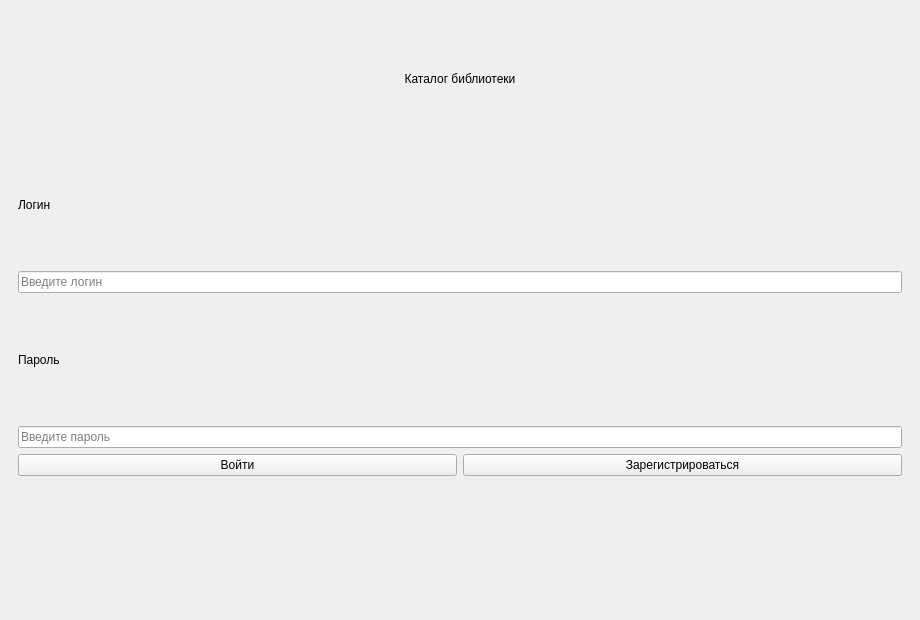
<?xml version="1.0" encoding="UTF-8"?>
<ui version="4.0">
 <class>MainWindow</class>
 <widget class="QMainWindow" name="MainWindow">
  <property name="geometry">
   <rect>
    <x>0</x>
    <y>0</y>
    <width>920</width>
    <height>620</height>
   </rect>
  </property>
  <property name="windowTitle">
   <string>Каталог библиотеки</string>
  </property>
  <widget class="QWidget" name="centralwidget">
   <layout class="QVBoxLayout" name="rootLayout">
    <item>
     <widget class="QStackedWidget" name="pages">
      <widget class="QWidget" name="authPage">
       <layout class="QVBoxLayout" name="authLayout">
        <item>
         <widget class="QLabel" name="headingLabel">
          <property name="text">
           <string>Каталог библиотеки</string>
          </property>
          <property name="alignment">
           <enum>Qt::AlignCenter</enum>
          </property>
         </widget>
        </item>
        <item>
         <widget class="QLabel" name="usernameLabel">
          <property name="text">
           <string>Логин</string>
          </property>
         </widget>
        </item>
        <item>
         <widget class="QLineEdit" name="usernameEdit">
          <property name="placeholderText">
           <string>Введите логин</string>
          </property>
         </widget>
        </item>
        <item>
         <widget class="QLabel" name="passwordLabel">
          <property name="text">
           <string>Пароль</string>
          </property>
         </widget>
        </item>
        <item>
         <widget class="QLineEdit" name="passwordEdit">
          <property name="placeholderText">
           <string>Введите пароль</string>
          </property>
          <property name="echoMode">
           <enum>QLineEdit::Password</enum>
          </property>
         </widget>
        </item>
        <item>
         <layout class="QHBoxLayout" name="authorizationButtons">
          <item>
           <widget class="QPushButton" name="loginButton">
            <property name="text">
             <string>Войти</string>
            </property>
           </widget>
          </item>
          <item>
           <widget class="QPushButton" name="registrationButton">
            <property name="text">
             <string>Зарегистрироваться</string>
            </property>
           </widget>
          </item>
         </layout>
        </item>
        <item>
         <widget class="QLabel" name="authStatus">
          <property name="text">
           <string />
          </property>
         </widget>
        </item>
       </layout>
      </widget>
      <widget class="QWidget" name="catalogPage">
       <layout class="QVBoxLayout" name="catalogLayout">
        <item>
         <layout class="QHBoxLayout" name="searchLayout">
          <item>
           <widget class="QLabel" name="authorSearchLabel">
            <property name="text">
             <string>Автор:</string>
            </property>
           </widget>
          </item>
          <item>
           <widget class="QLineEdit" name="authorSearch">
            <property name="placeholderText">
             <string>Поиск по автору</string>
            </property>
           </widget>
          </item>
          <item>
           <widget class="QLabel" name="titleSearchLabel">
            <property name="text">
             <string>Название:</string>
            </property>
           </widget>
          </item>
          <item>
           <widget class="QLineEdit" name="titleSearch">
            <property name="placeholderText">
             <string>Поиск по названию</string>
            </property>
           </widget>
          </item>
         </layout>
        </item>
        <item>
         <layout class="QHBoxLayout" name="bookButtons">
          <item>
           <widget class="QPushButton" name="addBookButton">
            <property name="text">
             <string>Добавить</string>
            </property>
           </widget>
          </item>
          <item>
           <widget class="QPushButton" name="editBookButton">
            <property name="text">
             <string>Изменить</string>
            </property>
           </widget>
          </item>
          <item>
           <widget class="QPushButton" name="deleteBookButton">
            <property name="text">
             <string>Удалить</string>
            </property>
           </widget>
          </item>
         </layout>
        </item>
        <item>
         <layout class="QHBoxLayout" name="bookContent">
          <item>
           <widget class="QTableWidget" name="booksTable" />
          </item>
          <item>
           <widget class="QGroupBox" name="bookPanel">
            <property name="title">
             <string>Информация о книге</string>
            </property>
            <layout class="QVBoxLayout" name="detailLayout">
             <item>
              <widget class="QLabel" name="bookImage">
               <property name="minimumSize">
                <size>
                 <width>240</width>
                 <height>260</height>
                </size>
               </property>
               <property name="alignment">
                <enum>Qt::AlignCenter</enum>
               </property>
              </widget>
             </item>
             <item>
              <widget class="QLabel" name="bookInformation">
               <property name="text">
                <string>Выберите книгу</string>
               </property>
               <property name="alignment">
                <enum>Qt::AlignCenter</enum>
               </property>
              </widget>
             </item>
            </layout>
           </widget>
          </item>
         </layout>
        </item>
       </layout>
      </widget>
     </widget>
    </item>
   </layout>
  </widget>
 </widget>
 <resources />
 <connections />
</ui>
